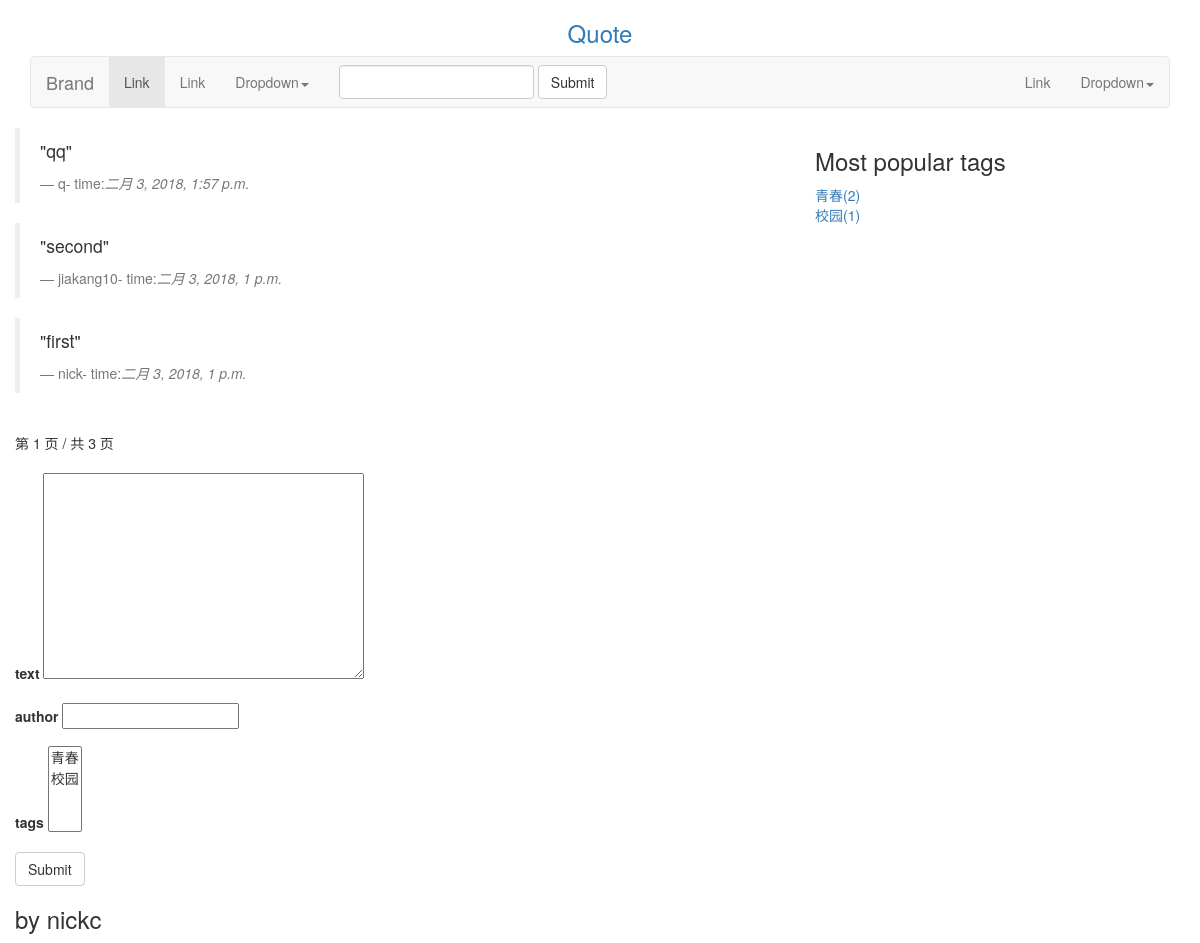
The page / on the database its author committed.
### quote/models.py (models this page shows, shortened)
class Quote(models.Model):
    text=models.TextField()
    author=models.CharField(max_length=20)
    created_time=models.DateTimeField(auto_now_add=True)
    tags=models.ManyToManyField(Tag,blank=True)
    class Meta:
        ordering=['-created_time']

class Tag(models.Model):
    name=models.CharField(max_length=20)
    def __str__(self):
        return self.name

### quote/views.py (the view)
# urls.py: url(r'^$',views.IndexView.as_view(),name='index'),
class IndexView(ListView):
    model = Quote
    template_name = 'index.html'
    context_object_name = 'quote_list'
    def get_context_data(self, **kwargs):
        context=super(IndexView,self).get_context_data(**kwargs)
        form=QuoteForm()
        quote_list=Quote.objects.all()
        context.update({
            'form':form,
            'quote_list':quote_list
        })
        return context
    paginate_by = 1

### quote/forms.py
class QuoteForm(forms.ModelForm):
    class Meta:
        model=Quote
        fields=['text','author','tags']

### quote/templatetags/quote_tags.py (called while the page is built)
@register.simple_tag
def get_most_tags():
    return Tag.objects.annotate(num_quote=Count('quote'))

### templates/index.html (shortened to what this page needs)
{%load staticfiles%}
{%load quote_tags%}
<!DOCTYPE html>
<html lang="en">
  <head>
    <link href="{%static 'quote/css/bootstrap.min.css'%}" rel="stylesheet">
    <link href="{%static 'quote/css/style.css'%}" rel="stylesheet">
  </head>
  <body>
    <div class="container-fluid">
	<div class="row">
		<div class="col-md-12">
			<h3 class="text-center text-primary">
				Quote
			</h3>
		</div>
	</div>
	<div class="container-fluid">
	<div class="row">
		<div class="col-md-12">
			<nav class="navbar navbar-default" role="navigation">
				<div class="navbar-header">
					 <a class="navbar-brand" href="#">Brand</a>
				</div>
				<div class="collapse navbar-collapse" id="bs-example-navbar-collapse-1">
					<ul class="nav navbar-nav">
						<li class="active">
							<a href="#">Link</a>
						</li>
						<li>
							<a href="#">Link</a>
						</li>
						<li class="dropdown">
							 <a href="#" class="dropdown-toggle" data-toggle="dropdown">Dropdown<strong class="caret"></strong></a>
						</li>
					</ul>
					<form class="navbar-form navbar-left" role="search" method="get" action="{%url 'quote:search'%}">
						<div class="form-group">
							<input type="text" class="form-control" name="q" required />
						</div>
						<button type="submit" class="btn btn-default">
							Submit
						</button>
					</form>
					<ul class="nav navbar-nav navbar-right">
						<li>
							<a href="#">Link</a>
						</li>
						<li class="dropdown">
							 <a href="#" class="dropdown-toggle" data-toggle="dropdown">Dropdown<strong class="caret"></strong></a>
						</li>
					</ul>
				</div>
			</nav>
		</div>
	</div>
</div>
	<div class="row">
		<div class="col-md-8">
			{%for quote in quote_list%}
			<blockquote>
				<p>
					"{{quote.text}}"
				</p> <small>{{quote.author}}- time:<cite>{{quote.created_time}}</cite></small>
			</blockquote>
			{%empty%}
			暂无quote!
			{%endfor%}
			{%if is_paginated%}
			<ul class="pagination">
				<span class="current">第 {{page_obj.number}} 页 / 共 {{paginator.num_pages}} 页</span>
			</ul>
			{%endif%}
			<form role="form" action="{%url 'quote:add'%}" method="post">
				<div class="form-group">
					<label for="{{form.text.id_for_label}}">
						text
					</label>
					{{form.text}}
				</div>
				<div class="form-group">
					<label for="{{form.author.id_for_label}}">
						author
					</label>
					{{form.author}}
				</div>
				<div class="form-group">
					<label for="{{form.tags.id_for_label}}">
						tags
					</label>
					{{form.tags}}
				</div>
				<button type="submit" class="btn btn-default" >
					Submit
				</button>
			</form>
		</div>
		<div class="col-md-4">
			<h3>
				Most popular tags
			</h3>
			<div class="btn-group btn-group-lg btn-group-vertical">
				{%get_most_tags as tag_list%}
				{%for tag in tag_list%}
				<div>
					<a href="{%url 'quote:tag' tag.pk%}">{{tag.name}}({{tag.num_quote}})</a>
				</div>
				{%endfor%}
			</div>
		</div>
	</div>
	<div class="row">
		<div class="col-md-12">
			<h3>
				by nickc
			</h3>
		</div>
	</div>
</div>
  </body>
</html>

### rows shown on the page
Quote: text "qq", author "q", created_time "二月 3, 2018, 1:57 p.m."
Quote: text "second", author "jiakang10", created_time "二月 3, 2018, 1 p.m."
Quote: text "first", author "nick", created_time "二月 3, 2018, 1 p.m."
Tag: name "青春", num_quote "2"
Tag: name "校园", num_quote "1"

### other values the page prints
{{ page_obj.number }} "1"
{{ paginator.num_pages }} "3"
